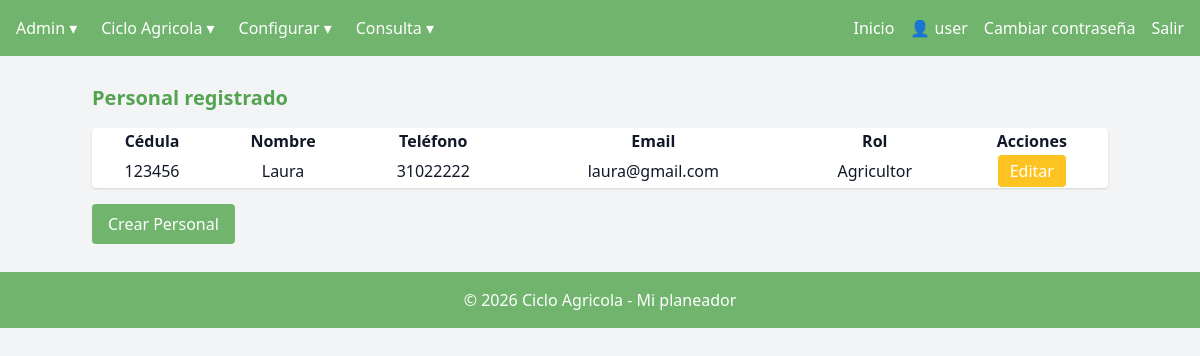
Page /crear_personal/ (signed in) on the earlier database version.
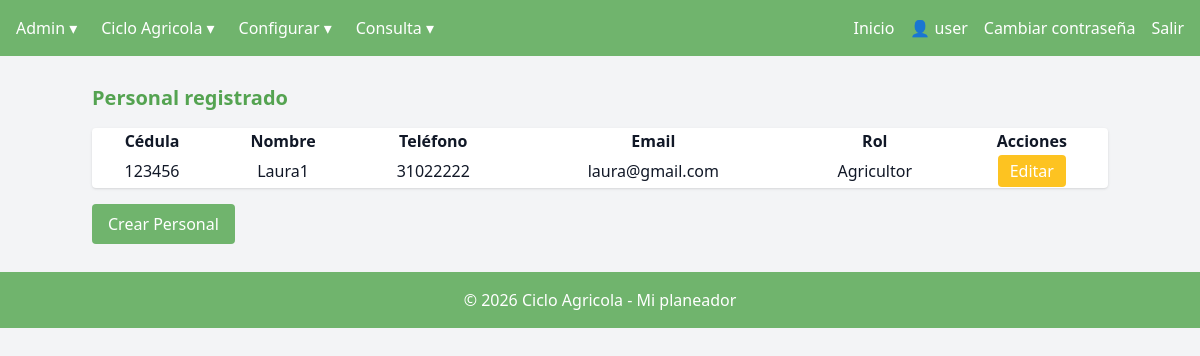
Same page on the later database version.
### managecultivo/models.py (models this page shows, shortened)
class Personal(models.Model):
    id_cedula = models.CharField(max_length=20, primary_key=True)
    nombre = models.CharField(max_length=100)
    telefono = models.CharField(max_length=20, blank=True, null=True)
    email = models.EmailField(blank=True, null=True)
    ROLES = [
        ("Agricultor", "Agricultor"),
        ("Fumigador", "Fumigador"),
        ("Recolector", "Recolector"),
        ("Varios", "Varios"),
    ]
    rol = models.CharField(max_length=20, choices=ROLES, default="Varios")

### managecultivo/views/v_personal.py (the view, shortened to what this page needs)
# urls.py: path("crear_personal/", views.crear_personal, name="crear_personal"),
@login_required
def crear_personal(request):
    personas = Personal.objects.all()
    return render(request, "crear_personal.html", {"personas": personas})

### managecultivo/templatetags/grupos.py (called while the page is built)
@register.filter(name='has_group')
def has_group(user, group_name):
    return user.groups.filter(name=group_name).exists()

### managecultivo/templates/crear_personal.html (shortened to what this page needs)
{% extends "base_dashboard.html" %}
{% block dashboard_content %}
<h2 class="text-xl font-bold mb-4 text-[var(--focus)]">Personal registrado</h2>
<table class="w-full bg-white shadow rounded text-center py-1">
    <tr>
        <th class="align-middle">Cédula</th>
        <th class="align-middle">Nombre</th>
        <th class="align-middle">Teléfono</th>
        <th class="align-middle">Email</th>
        <th class="align-middle">Rol</th>
        <th class="align-middle">Acciones</th>
    </tr>
    {% for persona in personas %}
    <tr class="my-1">
        <td class="align-middle">{{ persona.id_cedula }}</td>
        <td class="align-middle">{{ persona.nombre }}</td>
        <td class="align-middle">{{ persona.telefono }}</td>
        <td class="align-middle">{{ persona.email }}</td>
        <td class="align-middle">{{ persona.rol }}</td>
        <td class="align-middle">
            <button type="button"
                    onclick="document.getElementById('modalEditar{{ persona.pk }}').classList.remove('hidden')"
                    class="bg-[var(--edit)] hover:bg-[var(--editFocus)] text-[var(--secondary)] px-3 py-1 rounded">
                Editar
            </button>
        </td>
    </tr>
    {% endfor %}
</table>
<div class="mt-4">
    <button type="button"
            onclick="document.getElementById('modalCrear').classList.remove('hidden')"
            class="bg-[var(--primary)] hover:bg-[var(--focus)] text-[var(--secondary)] px-4 py-2 rounded">
        Crear Personal
    </button>
</div>
{% endblock %}

Differences in the rows shown:
changed Personal "laura@gmail.com": nombre "Laura" → "Laura1"
